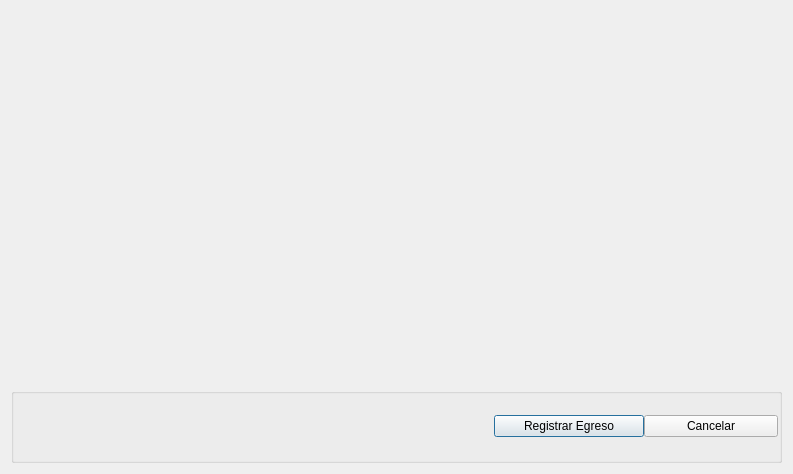
<?xml version="1.0" encoding="UTF-8"?>
<ui version="4.0">
 <class>DialogRegistraEgresoVehiculo</class>
 <widget class="QDialog" name="DialogRegistraEgresoVehiculo">
  <property name="geometry">
   <rect>
    <x>0</x>
    <y>0</y>
    <width>793</width>
    <height>474</height>
   </rect>
  </property>
  <property name="windowTitle">
   <string>Registra Egreso Vehiculo</string>
  </property>
  <layout class="QVBoxLayout" name="verticalLayout">
   <item>
    <widget class="QWidget" name="widget" native="true"/>
   </item>
   <item>
    <widget class="QGroupBox" name="groupBox">
     <property name="sizePolicy">
      <sizepolicy hsizetype="Preferred" vsizetype="Minimum">
       <horstretch>0</horstretch>
       <verstretch>0</verstretch>
      </sizepolicy>
     </property>
     <property name="minimumSize">
      <size>
       <width>0</width>
       <height>75</height>
      </size>
     </property>
     <property name="maximumSize">
      <size>
       <width>16777215</width>
       <height>75</height>
      </size>
     </property>
     <property name="title">
      <string/>
     </property>
     <layout class="QHBoxLayout" name="horizontalLayout">
      <property name="spacing">
       <number>0</number>
      </property>
      <property name="sizeConstraint">
       <enum>QLayout::SetDefaultConstraint</enum>
      </property>
      <property name="leftMargin">
       <number>480</number>
      </property>
      <property name="topMargin">
       <number>10</number>
      </property>
      <property name="rightMargin">
       <number>0</number>
      </property>
      <property name="bottomMargin">
       <number>12</number>
      </property>
      <item>
       <widget class="QPushButton" name="pushButtonRegistrarEgreso">
        <property name="minimumSize">
         <size>
          <width>134</width>
          <height>0</height>
         </size>
        </property>
        <property name="maximumSize">
         <size>
          <width>150</width>
          <height>16777215</height>
         </size>
        </property>
        <property name="text">
         <string>Registrar Egreso</string>
        </property>
       </widget>
      </item>
      <item>
       <widget class="QPushButton" name="pushButtonCancelar">
        <property name="minimumSize">
         <size>
          <width>134</width>
          <height>0</height>
         </size>
        </property>
        <property name="maximumSize">
         <size>
          <width>100</width>
          <height>16777215</height>
         </size>
        </property>
        <property name="text">
         <string>Cancelar</string>
        </property>
       </widget>
      </item>
     </layout>
    </widget>
   </item>
  </layout>
 </widget>
 <resources/>
 <connections/>
</ui>
